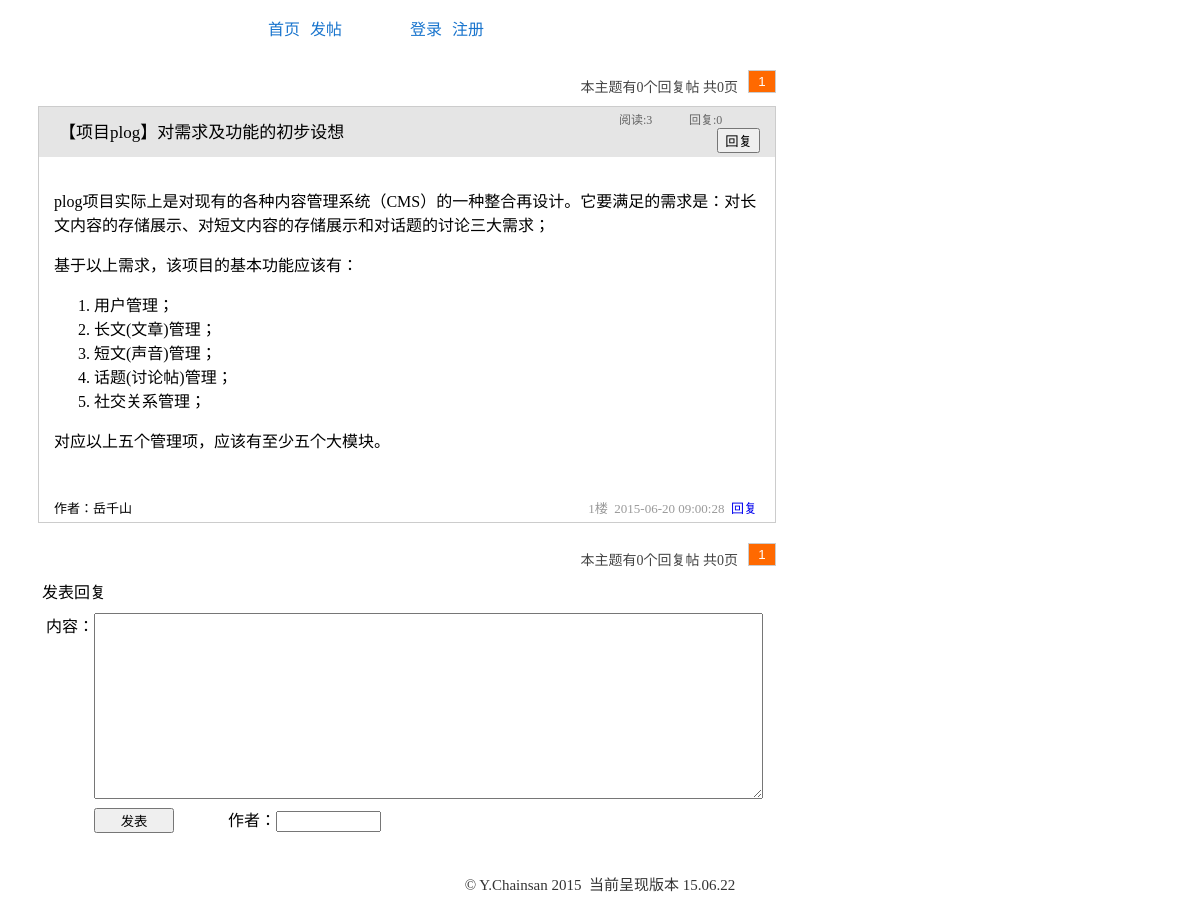
The app's page /topic.php?sid=20&p=1 with its own data.
### tables this page shows
CREATE TABLE `subjectpost` (
  `subjectID` int(10) unsigned NOT NULL AUTO_INCREMENT,
  `subject_NO` int(10) NOT NULL,
  `post_title` varchar(60) NOT NULL,
  `post_content` text NOT NULL,
  `post_author` varchar(20) NOT NULL,
  `postauthor_UID` int(11) NOT NULL,
  `category_number` int(11) NOT NULL,
  `post_level` tinyint(2) NOT NULL DEFAULT '0',
  `post_position` tinyint(2) NOT NULL DEFAULT '0',
  `addtime` datetime NOT NULL,
  `addip` varchar(15) NOT NULL,
  `lastreply_time` datetime NOT NULL,
  `lastreply_author` varchar(20) NOT NULL,
  `lastreply_UID` int(11) NOT NULL,
  `view_number` int(11) NOT NULL,
  `reply_number` int(11) NOT NULL,
  `like_number` int(11) NOT NULL,
  `dislike_number` int(11) NOT NULL,
  PRIMARY KEY (`subjectID`)
);

### topic.php (the view, shortened to what this page needs)
<?php
require 'include/dbconnect.php';
if (isset($_GET["sid"])) {
	$sid = $_GET["sid"];
	$sql = "SELECT `post_title`, `post_content`, `post_author`, `addtime`, `addip`,`view_number`,`reply_number`
	FROM subjectpost WHERE subjectID = '$sid'";
	$result = mysqli_query($dbcon, $sql);
	if ($sjct = mysqli_fetch_array($result)) {
		$sjcttitle = $sjct["post_title"];
	}else {
		exit('该页面不存在');
	}
	if ($sjct["post_author"]=='') {
		$postauthor = '某网友('.$sjct["addip"].')';
	}else {
		$postauthor = $sjct["post_author"];
	}
}else {
	exit('该页面不存在');
}
?>
<!DOCTYPE html>
<html>
<head>
<link rel="stylesheet" href="styles.css" type="text/css">
</head>
<body>
<div class="container">
<?php
if (isset($_SESSION['userID'])) {
	include 'include/signintopnav.php';
}else {
	include 'include/topnav.php';
}
$pageNumber = 1;
if (isset($_GET["p"])) {
	$pageNumber=$_GET["p"];
}
$pageRows = 15;
$sql = "SELECT COUNT(*) from replypost WHERE reply_SID=$sid";
$result = mysqli_query($dbcon, $sql);
$row = mysqli_fetch_array($result,MYSQL_NUM);
$records = $row[0];
$totalPages = ceil($records/$pageRows);
if ($pageNumber<=1) {
	echo '<div class="topChangeReplyPage"><div class="currentReplyPage">本主题有'.$records.'个回复帖&nbsp;共'.$totalPages.'页</div>';
	echo '<ul class="replyPageList"><li><button class="noLinkReplyPage">1</button></li>';
	echo '</ul>';
}
echo'</div><br><br>';
if ($_GET["p"]==1) {
	echo '<div class="subjectpost">
		<div class="posthead"><div class="topictitle">'.$sjct["post_title"].'</div>
		<div class="postheadinfo">阅读:'.$sjct["view_number"].'</div>
		<div class="postheadinfo">回复:'.$sjct["reply_number"].'</div>
		<a href="#reply" title="回复此主题"><button class="titlereplybtn">回复</button></a></div>
		<div class="postcontent">'.$sjct["post_content"].'</div>
		<div class="postfooter">作者：'.$postauthor.'<div class="pfooterright"> 1楼  &nbsp;'.$sjct["addtime"].' &nbsp;<a href="#reply" title="回复此主题">回复</a></div></div></div>';
}
?>
<?php
if ($pageNumber<=1) {
	echo '<div class="changeReplyPage"><div class="currentReplyPage">本主题有'.$records.'个回复帖&nbsp;共'.$totalPages.'页</div>';
	echo '<ul class="replyPageList"><li><button class="noLinkReplyPage">1</button></li>';
	echo '</ul>';
}
echo'</div>';
?>
<br><br>
<div class="replydiv" id="reply">
&nbsp;发表回复<br>
<form action="addreply.php" name="addreply" method="post" onSubmit="return validate()">
<div class="inputreplytitle">内容：</div>
<textarea name="replycontent" id="replycontent" class="inputreplycontent" cols="81" rows="12"></textarea><br>
<input type="submit" class="submitreply" value="发表">
<?php
if (isset($_SESSION['username'])) {
	echo '<input name="replyauthor" type="hidden" value="'.$_SESSION['username'].'">';
}else {
	echo '<span class="username">作者：</span><input name="replyauthor" type="text" size="10">';
}
?>
</form>
</div>
</div>
<div id="footer">
<?php include 'include/footer.php';?>
</div>
</body>

### styles.css (style rules this page uses)
a { text-decoration:none; }
#footer { text-align:center; color:#333; font-size:15px; margin:40px 0 15px 0; }
.container { width:768px; margin:0; }
.postcontent { width:580px; margin-top:5px; }
.username { margin-left:50px; }
.subjectpost { margin:0 0 0 30px; border:1px solid #ccc; width:736px; }
.posthead { width:736px; background-color:#e5e5e5; height:50px; }
.topictitle { margin:8px 0 5px 20px; height:45px; line-height:35px; width:550px; height:30px; font-family:"Microsoft Yahei"; font-size:17px; text-align:left; float:left; overflow:hidden; }
.postheadinfo { height:18px; width:60px; float:left; margin:3px 0 0 10px; font-size:12px; color:#666; }
.titlereplybtn { float:right; margin:0 15px 0 5px; }
.postcontent { padding:10px 8px 10px 15px; width:713px; }
.postfooter { width:703px; padding:20px 18px 5px 15px; font-size:13px; }
.pfooterright { float:right; color:#999; }
.replydiv { margin:20px 0 10px 30px; }
.inputreplytitle { float:left; margin:10px 0 0 8px; }
.inputreplycontent { margin:10px 0 0 0; }
.submitreply { margin-left:56px; width:80px; height:25px; margin-top:5px; }
.topChangeReplyPage { margin-left:30px; text-align:center; float:right; }
.changeReplyPage { margin:20px 0 0 30px; text-align:center; float:right; }
.currentReplyPage { margin:6px 0 0 30px; color:#444; font-size:14px; float:left; }
.replyPageList { margin:0 0 0 5px; padding:0px; float:left; }
.replyPageList li { list-style:none; text-align:center; margin:0 0 0 5px; float:left; }
.noLinkReplyPage { background-color:#ff6900; color:#fff; padding:3px 0 3px 0; text-align:center; width:28px; border:1px solid #ccc; }

### records on screen
subjectpost: post_title "【项目plog】对需求及功能的初步设想", view_number "3", reply_number "0", post_content "plog项目实际上是对现有的各种内容管理系统（CMS）的一种整合再设计。它要满足的需求是：对长文内容的存储展示、对短文内容的存储展示和对话题的讨论三大需求； 基于以上需求，该项目的基本功能应该有： 用户管理； 长文(文章)管理； 短文(声音)管理； 话题(讨论帖)管理； 社交关系管理； 对应以上五个管理项，应该有至少五个大模块。", post_author "岳千山", addtime "2015-06-20 09:00:28"

### other values on screen
$records "0"
$totalPages "0"
